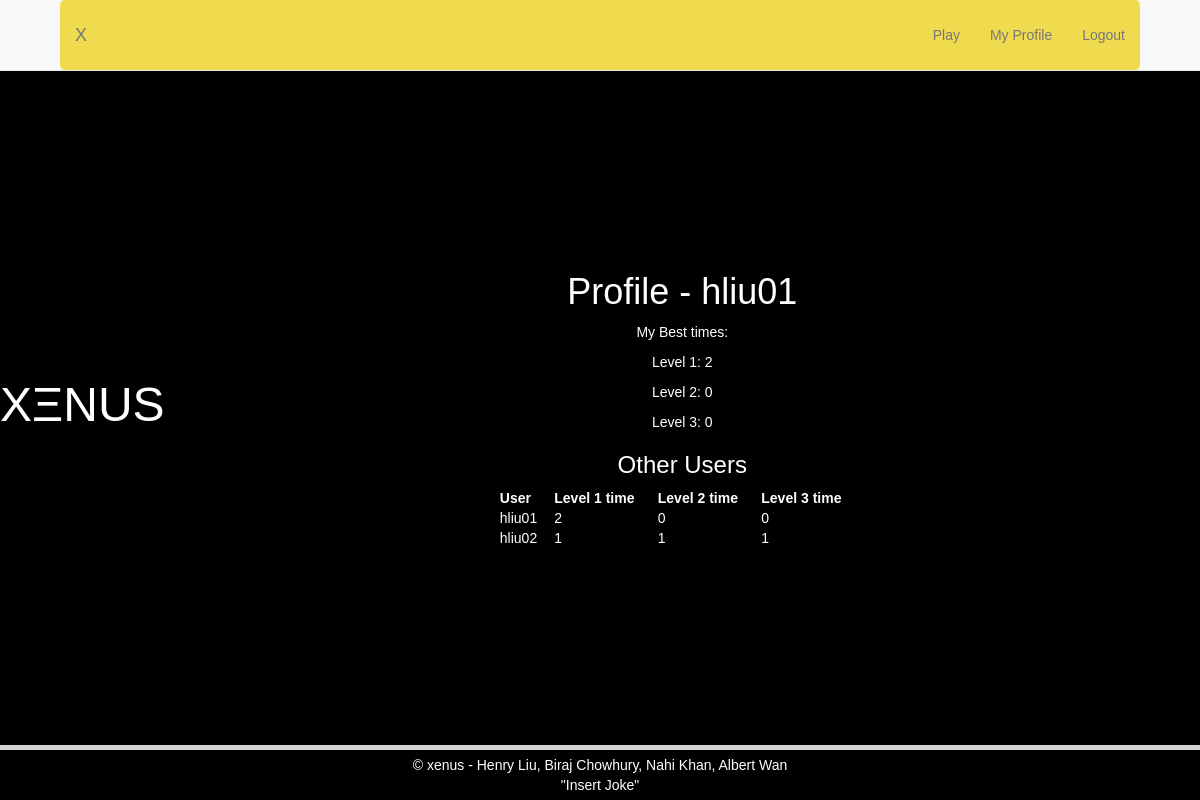
Page /profile (signed in) on the committed database.
### tables this page shows
CREATE TABLE USER(username TEXT, password TEXT, level1 INTEGER,  level2 INTEGER,  level3 INTEGER);

### app.py (the view)
@app.route("/profile")
def profile():
    if "user" not in session:
        return redirect(url_for('root'))
    name = format(session["user"])
    with sqlite3.connect(DB_FILE) as connection:
       cur = connection.cursor()
       q = "SELECT * FROM USER WHERE level1 > 0"
       foo = cur.execute(q)
       level1list = foo.fetchall()
       foo = cur.execute("""SELECT * FROM USER WHERE username = ?""",(name,))
       userstatlist = foo.fetchall()
    return render_template("profile.html",
    title = "Profile - {}".format(session["user"]),level1list = level1list, userstatlist = userstatlist, heading = session["user"],sessionstatus = "user" in session)

### templates/profile.html (shortened to what this page needs)
{% extends "homepage.html" %}
{% block searchresults %}
<body>
<div class="container-fluid">
  <center>
    <h1>{{title}}</h1>
    <p>My Best times:</p>
    <p>Level 1: {{userstatlist[0][2]}}</p>
    <p>Level 2: {{userstatlist[0][3]}}</p>
    <p>Level 3: {{userstatlist[0][4]}}</p>
    <h3>Other Users</h3>
<table cellspacing="20">
  <tr>
    <th>User&nbsp;&nbsp;&nbsp;&nbsp;&nbsp&nbsp;</th>
    <th>Level 1 time&nbsp;&nbsp;&nbsp;&nbsp;&nbsp&nbsp;</th>
    <th>Level 2 time&nbsp;&nbsp;&nbsp;&nbsp;&nbsp;&nbsp;</th>
    <th>Level 3 time&nbsp;&nbsp;&nbsp;&nbsp;&nbsp;&nbsp;</th>
  </tr>
  {% for user in level1list%}
  <tr>
    <td>{{user[0]}}</td>
    <td>{{user[2]}}</td>
    <td>{{user[3]}}</td>
    <td>{{user[4]}}</td>
  </tr>
  {% endfor %}
</table>
  </center>
</div>
</body>
<br><br><br>
{% endblock %}

### templates/styles.css (style rules this page uses)
* { box-sizing: border-box; }
body { display: flex; justify-content: center; align-items: center; min-height: 100vh; margin: 0; background-color: #1E0555; }
body, .quote-input { font-family: 'Gill Sans', 'Gill Sans MT', Calibri, 'Trebuchet MS', sans-serif; }

### templates/homepage.html (style rules this page uses)
html,body { margin:0; padding:0; font-family:sans-serif; color:#FFFFFF; background-color:#000000; }

### rows in the picture
USER: level1 "2", level2 "0", level3 "0", username "hliu01"
USER: username "hliu02", level1 "1", level2 "1", level3 "1"

### other values in the picture
{{ title }} "Profile - hliu01"
